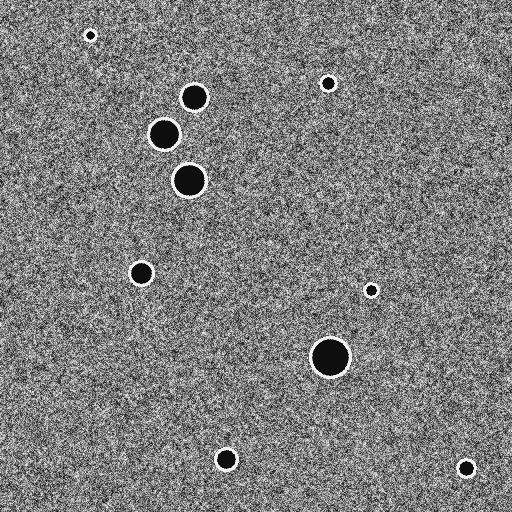
#> input picture test_data/lunar_pair_1/reference.png, 512 x 512 px
$ python make_synthetic_pair.py --input ../../test_data/lunar_pair_1/reference.png
#> lines starting #> are read from the running program, lines starting #| are printed output that depends on the picture
#> in main, source is the input picture: shape (512, 512); min 0, max 255, mean 126.3
#!/usr/bin/env python3
"""Synthetic image pair generator for LUNARIS testing.

Takes any grayscale image (or generates a procedural lunar surface),
applies a known geometric transform + synthetic illumination shift,
and saves:
  - reference.png
  - target.png   (transformed + relighted)
  - ground_truth.json  (exact transform parameters)

LABEL: All output files are SYNTHETIC TEST DATA — clearly labeled in
ground_truth.json and in the filenames. Never presented as real imagery.

Usage:
    python make_synthetic_pair.py --output ./test_pair --rotation 5.2 --scale 1.05 --tx 30 --ty -20 --gamma 1.4
    python make_synthetic_pair.py --output ./test_pair --generate-lunar  # procedural lunar surface
"""
from __future__ import annotations

import argparse
import json
import math
import sys
from pathlib import Path

import cv2
import numpy as np


# [38 lines left out: function _generate_lunar_surface, not called in this run]


def build_homography(
    rotation_deg: float,
    scale: float,
    tx: float,
    ty: float,
    cx: float,
    cy: float,
) -> np.ndarray:
    """Build a 3×3 homography for rotation+scale+translation about image center.

    Args:
        rotation_deg: Rotation in degrees (CCW positive).
        scale: Uniform scale factor.
        tx, ty: Translation in pixels.
        cx, cy: Center of rotation (typically image center).

    Returns:
        3×3 float64 homography matrix.
    """
    theta = math.radians(rotation_deg)
    cos_t = math.cos(theta) * scale
    sin_t = math.sin(theta) * scale

    # Rotation + scale about center
    H = np.array([
        [cos_t,  -sin_t, (1 - cos_t) * cx + sin_t * cy + tx],
        [sin_t,   cos_t, (1 - cos_t) * cy - sin_t * cx + ty],
        [0.0,     0.0,   1.0],
    ], dtype=np.float64)
    return H


def apply_relighting(
    img: np.ndarray,
    gamma: float = 1.4,
    brightness_offset: int = 20,
) -> np.ndarray:
    """Apply synthetic illumination shift (gamma + brightness) to simulate sun-angle change.

    Args:
        img: Grayscale uint8 image.
        gamma: Gamma correction value (>1 = darker, <1 = brighter).
        brightness_offset: Additive brightness shift (can be negative).

    Returns:
        Relighted uint8 image.
    """
    # Gamma correction
    lut = np.array(
        [np.clip((i / 255.0) ** gamma * 255, 0, 255) for i in range(256)],
        dtype=np.uint8,
    )
    relighted = cv2.LUT(img, lut)
    # Brightness offset
    relighted = np.clip(relighted.astype(np.int32) + brightness_offset, 0, 255).astype(np.uint8)
    return relighted


def generate_pair(
    source_img: np.ndarray,
    rotation_deg: float,
    scale: float,
    tx: float,
    ty: float,
    gamma: float,
    brightness_offset: int,
) -> tuple[np.ndarray, np.ndarray, np.ndarray]:
    """Generate (reference, target, H) from source image and transform params.

    Returns:
        reference: uint8 grayscale (= source image, possibly relighted for ref)
        target: uint8 grayscale (transformed + relighted)
        H: 3×3 ground-truth homography that maps reference → target space

    Note: H transforms REFERENCE points → TARGET points.
    To register target to reference, use H_inv = np.linalg.inv(H).
    """
#> called with rotation_deg = 5, scale = 1.05, tx = 30, ty = -20, gamma = 1.4, brightness_offset = 20
    h, w = source_img.shape[:2]
#> h = 512; w = 512
    cx, cy = w / 2.0, h / 2.0
#> cx = 256; cy = 256

    H = build_homography(rotation_deg, scale, tx, ty, cx, cy)

    # Apply geometric transform to produce target
    target = cv2.warpPerspective(source_img, H, (w, h), flags=cv2.INTER_LANCZOS4)
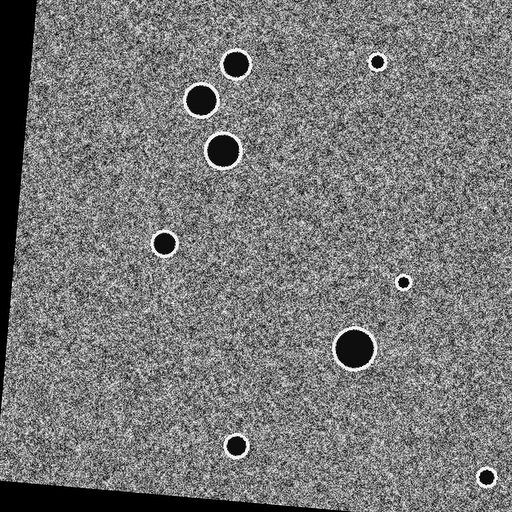
#> target: shape (512, 512); min 0, max 255, mean 119.9

    # Apply illumination shift to target
    target = apply_relighting(target, gamma=gamma, brightness_offset=brightness_offset)
#> in apply_relighting, `relighted = cv2.LUT(img, lut)`:
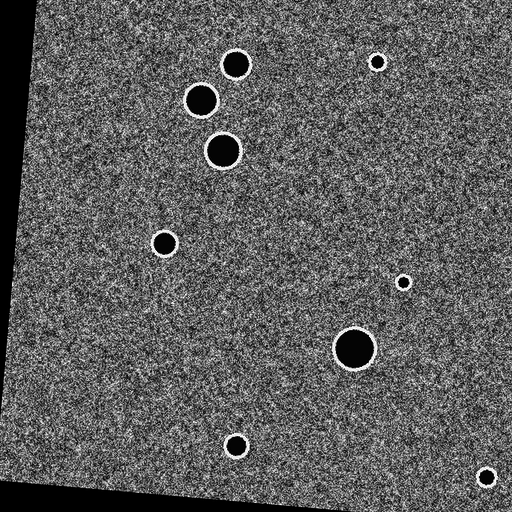
#> relighted: shape (512, 512); min 0, max 255, mean 93.3

    return source_img.copy(), target, H


# [81 lines left out: function generate_synthetic_pair, not called in this run]


def main() -> None:
    parser = argparse.ArgumentParser(
        description="Generate a synthetic image pair for LUNARIS registration testing."
    )
    parser.add_argument("--input", type=str, default=None,
                        help="Input grayscale image path. If omitted, generates procedural lunar surface.")
    parser.add_argument("--output", type=str, default="./synthetic_pair",
                        help="Output directory for reference.png, target.png, ground_truth.json.")
    parser.add_argument("--rotation", type=float, default=5.0,
                        help="Rotation in degrees (CCW). Default: 5.0")
    parser.add_argument("--scale", type=float, default=1.05,
                        help="Scale factor. Default: 1.05")
    parser.add_argument("--tx", type=float, default=30.0,
                        help="X translation in pixels. Default: 30.0")
    parser.add_argument("--ty", type=float, default=-20.0,
                        help="Y translation in pixels. Default: -20.0")
    parser.add_argument("--gamma", type=float, default=1.4,
                        help="Illumination gamma shift. Default: 1.4")
    parser.add_argument("--brightness-offset", type=int, default=20,
                        help="Additive brightness offset. Default: 20")
    parser.add_argument("--seed", type=int, default=42,
                        help="Random seed for procedural generation. Default: 42")
    parser.add_argument("--size", type=int, default=512,
                        help="Image size (square) for procedural generation. Default: 512")
    parser.add_argument("--generate-lunar", action="store_true",
                        help="Force procedural lunar surface generation even if --input is given.")

    args = parser.parse_args()

    out_dir = Path(args.output)
    out_dir.mkdir(parents=True, exist_ok=True)

    # Load or generate source
    if args.input and not args.generate_lunar:
        source = cv2.imread(args.input, cv2.IMREAD_GRAYSCALE)
        if source is None:
            print(f"ERROR: Cannot load image '{args.input}'.", file=sys.stderr)
            sys.exit(1)
        source_label = f"loaded from '{args.input}'"
    else:
        source = _generate_lunar_surface(args.size, args.size, seed=args.seed)
        source_label = f"procedural lunar surface (seed={args.seed}, size={args.size}x{args.size})"

    reference, target, H = generate_pair(
        source,
        rotation_deg=args.rotation,
        scale=args.scale,
        tx=args.tx,
        ty=args.ty,
        gamma=args.gamma,
        brightness_offset=args.brightness_offset,
    )
#> H = [[1.05, -0.0915, 41.65], [0.0915, 1.05, -55.2], [0, 0, 1]]

    # Save images
    ref_path = out_dir / "reference.png"
    tgt_path = out_dir / "target.png"
    cv2.imwrite(str(ref_path), reference)
    cv2.imwrite(str(tgt_path), target)

    # Verify H is invertible (sanity check)
    try:
        H_inv = np.linalg.inv(H)
#> H_inv = [[0.949, 0.083, -34.93], [-0.083, 0.949, 55.83], [0, 0, 1]]
        det = np.linalg.det(H)
#> det = 1.1
        assert abs(det) > 1e-6, f"Degenerate H (det={det})"
        identity_check = H @ H_inv
#> identity_check = [[1, 4.88e-18, 0], [-1.38e-18, 1, 0], [0, 0, 1]]
        max_err = float(np.abs(identity_check - np.eye(3)).max())
#> max_err = 2.22e-16
        invertible = True
        invertibility_error = max_err
#> invertibility_error = 2.22e-16
    except Exception as e:
        invertible = False
        invertibility_error = None
        print(f"WARNING: H invertibility check failed: {e}", file=sys.stderr)

    # Ground truth JSON — clearly labeled SYNTHETIC
    gt = {
        "data_type": "SYNTHETIC TEST DATA",
        "warning": "This is procedurally generated data for pipeline testing. NOT real lunar imagery.",
        "source": source_label,
        "image_size": {"width": reference.shape[1], "height": reference.shape[0]},
        "transform": {
            "rotation_deg": args.rotation,
            "scale": args.scale,
            "tx_px": args.tx,
            "ty_px": args.ty,
            "center_x": reference.shape[1] / 2.0,
            "center_y": reference.shape[0] / 2.0,
        },
        "illumination": {
            "gamma": args.gamma,
            "brightness_offset": args.brightness_offset,
        },
        "homography_ref_to_target": H.tolist(),
        "homography_target_to_ref": H_inv.tolist() if invertible else None,
        "invertibility": {
            "is_invertible": invertible,
            "max_identity_error": invertibility_error,
        },
        "files": {
            "reference": str(ref_path.resolve()),
            "target": str(tgt_path.resolve()),
        },
    }

    gt_path = out_dir / "ground_truth.json"
    gt_path.write_text(json.dumps(gt, indent=2))

    print("[OK] Synthetic pair generated:")
    print(f"  Reference : {ref_path}")
    print(f"  Target    : {tgt_path}")
    print(f"  GT JSON   : {gt_path}")
    print(f"  Transform : rot={args.rotation}deg, scale={args.scale}x, tx={args.tx}px, ty={args.ty}px")
    print(f"  Relighting: gamma={args.gamma}, brightness_offset={args.brightness_offset}")
    print(f"  H invertibility error: {invertibility_error:.2e}" if invertibility_error else "  WARNING: H not invertible!")
#|   H invertibility error: 2.22e-16


if __name__ == "__main__":
    main()
